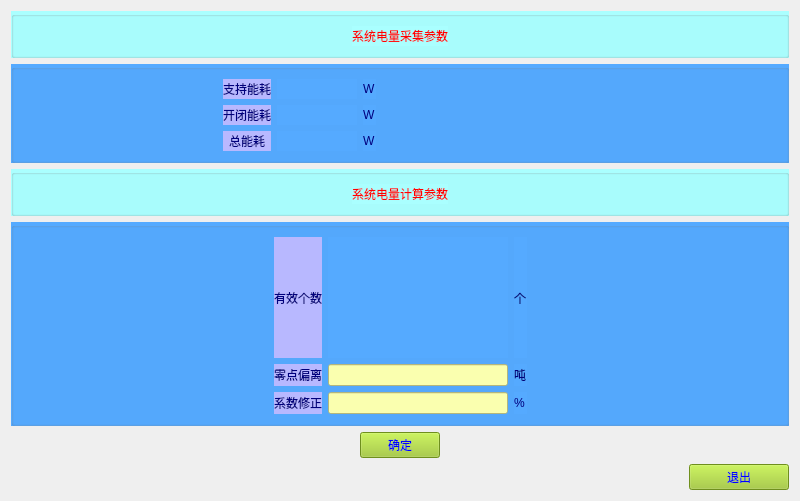
<?xml version="1.0" encoding="UTF-8"?>
<ui version="4.0">
 <class>System_electric</class>
 <widget class="QWidget" name="System_electric">
  <property name="geometry">
   <rect>
    <x>0</x>
    <y>0</y>
    <width>800</width>
    <height>501</height>
   </rect>
  </property>
  <property name="windowTitle">
   <string>Form</string>
  </property>
  <layout class="QGridLayout" name="gridLayout_2">
   <item row="0" column="0">
    <widget class="QGroupBox" name="groupBox_4">
     <property name="maximumSize">
      <size>
       <width>16777215</width>
       <height>60</height>
      </size>
     </property>
     <property name="styleSheet">
      <string notr="true">background-color: rgb(170, 255, 255);
border-color: rgb(85, 170, 255);
color: rgb(0, 0, 127);</string>
     </property>
     <layout class="QHBoxLayout" name="horizontalLayout_3">
      <item>
       <spacer name="horizontalSpacer_3">
        <property name="orientation">
         <enum>Qt::Horizontal</enum>
        </property>
        <property name="sizeHint" stdset="0">
         <size>
          <width>200</width>
          <height>20</height>
         </size>
        </property>
       </spacer>
      </item>
      <item>
       <widget class="QLabel" name="label_41">
        <property name="styleSheet">
         <string notr="true">font: 75 26pt &quot;黑体&quot;;
border-color: rgb(170, 255, 255);
color: rgb(255, 0, 0);</string>
        </property>
        <property name="text">
         <string>系统电量采集参数</string>
        </property>
       </widget>
      </item>
      <item>
       <spacer name="horizontalSpacer_7">
        <property name="orientation">
         <enum>Qt::Horizontal</enum>
        </property>
        <property name="sizeHint" stdset="0">
         <size>
          <width>188</width>
          <height>20</height>
         </size>
        </property>
       </spacer>
      </item>
     </layout>
    </widget>
   </item>
   <item row="1" column="0">
    <widget class="QGroupBox" name="groupBox">
     <property name="sizePolicy">
      <sizepolicy hsizetype="Preferred" vsizetype="Maximum">
       <horstretch>0</horstretch>
       <verstretch>0</verstretch>
      </sizepolicy>
     </property>
     <property name="maximumSize">
      <size>
       <width>16777215</width>
       <height>140</height>
      </size>
     </property>
     <property name="styleSheet">
      <string notr="true">background-color: rgb(85, 170, 255);
border-color: rgb(85, 170, 255);
color: rgb(0, 0, 127);</string>
     </property>
     <layout class="QGridLayout" name="gridLayout">
      <item row="0" column="0">
       <spacer name="horizontalSpacer_9">
        <property name="orientation">
         <enum>Qt::Horizontal</enum>
        </property>
        <property name="sizeHint" stdset="0">
         <size>
          <width>53</width>
          <height>20</height>
         </size>
        </property>
       </spacer>
      </item>
      <item row="0" column="1">
       <widget class="QLabel" name="label_12">
        <property name="styleSheet">
         <string notr="true">font: 75 20pt &quot;黑体&quot;;
color: rgb(0, 0, 125);
background-color: rgb(184, 184, 255);</string>
        </property>
        <property name="text">
         <string>支持能耗</string>
        </property>
       </widget>
      </item>
      <item row="0" column="2">
       <widget class="QLabel" name="SupportEnergyLab">
        <property name="minimumSize">
         <size>
          <width>80</width>
          <height>0</height>
         </size>
        </property>
        <property name="styleSheet">
         <string notr="true">font: 75 20pt &quot;黑体&quot;;
color: rgb(0, 0, 125);</string>
        </property>
        <property name="text">
         <string/>
        </property>
       </widget>
      </item>
      <item row="0" column="3">
       <widget class="QLabel" name="label_13">
        <property name="styleSheet">
         <string notr="true">font: 75 20pt &quot;黑体&quot;;
color: rgb(0, 0, 125);</string>
        </property>
        <property name="text">
         <string>W</string>
        </property>
       </widget>
      </item>
      <item row="0" column="4">
       <spacer name="horizontalSpacer">
        <property name="orientation">
         <enum>Qt::Horizontal</enum>
        </property>
        <property name="sizeHint" stdset="0">
         <size>
          <width>54</width>
          <height>20</height>
         </size>
        </property>
       </spacer>
      </item>
      <item row="0" column="5">
       <spacer name="horizontalSpacer_10">
        <property name="orientation">
         <enum>Qt::Horizontal</enum>
        </property>
        <property name="sizeHint" stdset="0">
         <size>
          <width>53</width>
          <height>20</height>
         </size>
        </property>
       </spacer>
      </item>
      <item row="1" column="0">
       <spacer name="horizontalSpacer_11">
        <property name="orientation">
         <enum>Qt::Horizontal</enum>
        </property>
        <property name="sizeHint" stdset="0">
         <size>
          <width>53</width>
          <height>20</height>
         </size>
        </property>
       </spacer>
      </item>
      <item row="1" column="1">
       <widget class="QLabel" name="label_15">
        <property name="styleSheet">
         <string notr="true">font: 75 20pt &quot;黑体&quot;;
color: rgb(0, 0, 125);
background-color: rgb(184, 184, 255);</string>
        </property>
        <property name="text">
         <string>开闭能耗</string>
        </property>
       </widget>
      </item>
      <item row="1" column="2">
       <widget class="QLabel" name="OnOffEnergyLab">
        <property name="minimumSize">
         <size>
          <width>80</width>
          <height>0</height>
         </size>
        </property>
        <property name="styleSheet">
         <string notr="true">font: 75 20pt &quot;黑体&quot;;
color: rgb(0, 0, 125);</string>
        </property>
        <property name="text">
         <string/>
        </property>
       </widget>
      </item>
      <item row="1" column="3">
       <widget class="QLabel" name="label_16">
        <property name="styleSheet">
         <string notr="true">font: 75 20pt &quot;黑体&quot;;
color: rgb(0, 0, 125);</string>
        </property>
        <property name="text">
         <string>W</string>
        </property>
       </widget>
      </item>
      <item row="1" column="4">
       <spacer name="horizontalSpacer_17">
        <property name="orientation">
         <enum>Qt::Horizontal</enum>
        </property>
        <property name="sizeHint" stdset="0">
         <size>
          <width>40</width>
          <height>20</height>
         </size>
        </property>
       </spacer>
      </item>
      <item row="2" column="0">
       <spacer name="horizontalSpacer_12">
        <property name="orientation">
         <enum>Qt::Horizontal</enum>
        </property>
        <property name="sizeHint" stdset="0">
         <size>
          <width>53</width>
          <height>20</height>
         </size>
        </property>
       </spacer>
      </item>
      <item row="2" column="1">
       <widget class="QLabel" name="label_29">
        <property name="styleSheet">
         <string notr="true">font: 75 20pt &quot;黑体&quot;;
color: rgb(0, 0, 125);
background-color: rgb(184, 184, 255);</string>
        </property>
        <property name="text">
         <string>总能耗</string>
        </property>
        <property name="alignment">
         <set>Qt::AlignCenter</set>
        </property>
       </widget>
      </item>
      <item row="2" column="2">
       <widget class="QLabel" name="SumEnergyLab">
        <property name="minimumSize">
         <size>
          <width>80</width>
          <height>0</height>
         </size>
        </property>
        <property name="styleSheet">
         <string notr="true">font: 75 20pt &quot;黑体&quot;;
color: rgb(0, 0, 125);</string>
        </property>
        <property name="text">
         <string/>
        </property>
       </widget>
      </item>
      <item row="2" column="3">
       <widget class="QLabel" name="label_30">
        <property name="styleSheet">
         <string notr="true">font: 75 20pt &quot;黑体&quot;;
color: rgb(0, 0, 125);</string>
        </property>
        <property name="text">
         <string>W</string>
        </property>
       </widget>
      </item>
      <item row="2" column="4">
       <spacer name="horizontalSpacer_19">
        <property name="orientation">
         <enum>Qt::Horizontal</enum>
        </property>
        <property name="sizeHint" stdset="0">
         <size>
          <width>173</width>
          <height>20</height>
         </size>
        </property>
       </spacer>
      </item>
     </layout>
    </widget>
   </item>
   <item row="2" column="0">
    <widget class="QGroupBox" name="groupBox_6">
     <property name="styleSheet">
      <string notr="true">background-color: rgb(170, 255, 255);
border-color: rgb(85, 170, 255);
color: rgb(0, 0, 127);</string>
     </property>
     <layout class="QHBoxLayout" name="horizontalLayout_5">
      <item>
       <spacer name="horizontalSpacer_4">
        <property name="orientation">
         <enum>Qt::Horizontal</enum>
        </property>
        <property name="sizeHint" stdset="0">
         <size>
          <width>200</width>
          <height>20</height>
         </size>
        </property>
       </spacer>
      </item>
      <item>
       <widget class="QLabel" name="label_52">
        <property name="styleSheet">
         <string notr="true">font: 75 26pt &quot;黑体&quot;;
border-color: rgb(170, 255, 255);
color: rgb(255, 0, 0);</string>
        </property>
        <property name="text">
         <string>系统电量计算参数</string>
        </property>
       </widget>
      </item>
      <item>
       <spacer name="horizontalSpacer_8">
        <property name="orientation">
         <enum>Qt::Horizontal</enum>
        </property>
        <property name="sizeHint" stdset="0">
         <size>
          <width>188</width>
          <height>20</height>
         </size>
        </property>
       </spacer>
      </item>
     </layout>
    </widget>
   </item>
   <item row="3" column="0">
    <widget class="QGroupBox" name="groupBox_5">
     <property name="sizePolicy">
      <sizepolicy hsizetype="Preferred" vsizetype="Expanding">
       <horstretch>0</horstretch>
       <verstretch>0</verstretch>
      </sizepolicy>
     </property>
     <property name="styleSheet">
      <string notr="true">background-color: rgb(85, 170, 255);
border-color: rgb(85, 170, 255);
color: rgb(0, 0, 127);</string>
     </property>
     <layout class="QGridLayout" name="gridLayout_6">
      <item row="0" column="0">
       <spacer name="horizontalSpacer_2">
        <property name="orientation">
         <enum>Qt::Horizontal</enum>
        </property>
        <property name="sizeHint" stdset="0">
         <size>
          <width>178</width>
          <height>20</height>
         </size>
        </property>
       </spacer>
      </item>
      <item row="0" column="1">
       <widget class="QLabel" name="label_45">
        <property name="styleSheet">
         <string notr="true">font: 75 20pt &quot;黑体&quot;;
color: rgb(0, 0, 125);
background-color: rgb(184, 184, 255);</string>
        </property>
        <property name="text">
         <string>有效个数</string>
        </property>
       </widget>
      </item>
      <item row="0" column="2">
       <widget class="QLabel" name="EffectiveNumLab">
        <property name="sizePolicy">
         <sizepolicy hsizetype="Fixed" vsizetype="Preferred">
          <horstretch>0</horstretch>
          <verstretch>0</verstretch>
         </sizepolicy>
        </property>
        <property name="minimumSize">
         <size>
          <width>180</width>
          <height>0</height>
         </size>
        </property>
        <property name="maximumSize">
         <size>
          <width>180</width>
          <height>16777215</height>
         </size>
        </property>
        <property name="styleSheet">
         <string notr="true">color: rgb(0, 0, 125);
border-color: rgb(255, 255, 255);
font: 75 20pt &quot;黑体&quot;;</string>
        </property>
        <property name="text">
         <string/>
        </property>
       </widget>
      </item>
      <item row="0" column="3">
       <widget class="QLabel" name="label_46">
        <property name="styleSheet">
         <string notr="true">color: rgb(0, 0, 125);
font: 75 20pt &quot;黑体&quot;;</string>
        </property>
        <property name="text">
         <string>个</string>
        </property>
       </widget>
      </item>
      <item row="0" column="4">
       <spacer name="horizontalSpacer_15">
        <property name="orientation">
         <enum>Qt::Horizontal</enum>
        </property>
        <property name="sizeHint" stdset="0">
         <size>
          <width>178</width>
          <height>20</height>
         </size>
        </property>
       </spacer>
      </item>
      <item row="1" column="0">
       <spacer name="horizontalSpacer_13">
        <property name="orientation">
         <enum>Qt::Horizontal</enum>
        </property>
        <property name="sizeHint" stdset="0">
         <size>
          <width>178</width>
          <height>20</height>
         </size>
        </property>
       </spacer>
      </item>
      <item row="1" column="1">
       <widget class="QLabel" name="label_47">
        <property name="styleSheet">
         <string notr="true">font: 75 20pt &quot;黑体&quot;;
color: rgb(0, 0, 125);
background-color: rgb(184, 184, 255);</string>
        </property>
        <property name="text">
         <string>零点偏离</string>
        </property>
       </widget>
      </item>
      <item row="1" column="2">
       <widget class="QLineEdit" name="ZeroPoint">
        <property name="maximumSize">
         <size>
          <width>180</width>
          <height>16777215</height>
         </size>
        </property>
        <property name="styleSheet">
         <string notr="true">color: rgb(0, 0, 125);
background-color: rgb(250, 255, 175);
font: 75 20pt &quot;黑体&quot;;</string>
        </property>
       </widget>
      </item>
      <item row="1" column="3">
       <widget class="QLabel" name="label_49">
        <property name="styleSheet">
         <string notr="true">color: rgb(0, 0, 125);
font: 75 20pt &quot;黑体&quot;;</string>
        </property>
        <property name="text">
         <string>吨</string>
        </property>
       </widget>
      </item>
      <item row="1" column="4">
       <spacer name="horizontalSpacer_16">
        <property name="orientation">
         <enum>Qt::Horizontal</enum>
        </property>
        <property name="sizeHint" stdset="0">
         <size>
          <width>178</width>
          <height>20</height>
         </size>
        </property>
       </spacer>
      </item>
      <item row="2" column="0">
       <spacer name="horizontalSpacer_14">
        <property name="orientation">
         <enum>Qt::Horizontal</enum>
        </property>
        <property name="sizeHint" stdset="0">
         <size>
          <width>178</width>
          <height>20</height>
         </size>
        </property>
       </spacer>
      </item>
      <item row="2" column="1">
       <widget class="QLabel" name="label_50">
        <property name="styleSheet">
         <string notr="true">font: 75 20pt &quot;黑体&quot;;
color: rgb(0, 0, 125);
background-color: rgb(184, 184, 255);</string>
        </property>
        <property name="text">
         <string>系数修正</string>
        </property>
       </widget>
      </item>
      <item row="2" column="2">
       <widget class="QLineEdit" name="CoefficientModify">
        <property name="maximumSize">
         <size>
          <width>180</width>
          <height>16777215</height>
         </size>
        </property>
        <property name="styleSheet">
         <string notr="true">color: rgb(0, 0, 125);
background-color: rgb(250, 255, 175);
font: 75 20pt &quot;黑体&quot;;</string>
        </property>
       </widget>
      </item>
      <item row="2" column="3">
       <widget class="QLabel" name="label_51">
        <property name="styleSheet">
         <string notr="true">color: rgb(0, 0, 125);
font: 75 20pt &quot;黑体&quot;;</string>
        </property>
        <property name="text">
         <string>%</string>
        </property>
       </widget>
      </item>
      <item row="2" column="4">
       <spacer name="horizontalSpacer_18">
        <property name="orientation">
         <enum>Qt::Horizontal</enum>
        </property>
        <property name="sizeHint" stdset="0">
         <size>
          <width>178</width>
          <height>20</height>
         </size>
        </property>
       </spacer>
      </item>
     </layout>
    </widget>
   </item>
   <item row="4" column="0">
    <layout class="QHBoxLayout" name="horizontalLayout_6">
     <item>
      <spacer name="horizontalSpacer_20">
       <property name="orientation">
        <enum>Qt::Horizontal</enum>
       </property>
       <property name="sizeHint" stdset="0">
        <size>
         <width>200</width>
         <height>20</height>
        </size>
       </property>
      </spacer>
     </item>
     <item>
      <widget class="QPushButton" name="sureBtn">
       <property name="sizePolicy">
        <sizepolicy hsizetype="MinimumExpanding" vsizetype="Fixed">
         <horstretch>0</horstretch>
         <verstretch>0</verstretch>
        </sizepolicy>
       </property>
       <property name="minimumSize">
        <size>
         <width>60</width>
         <height>0</height>
        </size>
       </property>
       <property name="maximumSize">
        <size>
         <width>80</width>
         <height>16777215</height>
        </size>
       </property>
       <property name="styleSheet">
        <string notr="true">font: 75 22pt &quot;黑体&quot;;
color: rgb(0, 0, 255);
background-color: rgb(155, 200, 40);</string>
       </property>
       <property name="text">
        <string>确定</string>
       </property>
      </widget>
     </item>
     <item>
      <spacer name="horizontalSpacer_21">
       <property name="orientation">
        <enum>Qt::Horizontal</enum>
       </property>
       <property name="sizeHint" stdset="0">
        <size>
         <width>200</width>
         <height>20</height>
        </size>
       </property>
      </spacer>
     </item>
    </layout>
   </item>
   <item row="5" column="0">
    <layout class="QHBoxLayout" name="horizontalLayout_4">
     <item>
      <spacer name="horizontalSpacer_5">
       <property name="orientation">
        <enum>Qt::Horizontal</enum>
       </property>
       <property name="sizeHint" stdset="0">
        <size>
         <width>200</width>
         <height>20</height>
        </size>
       </property>
      </spacer>
     </item>
     <item>
      <spacer name="horizontalSpacer_6">
       <property name="orientation">
        <enum>Qt::Horizontal</enum>
       </property>
       <property name="sizeHint" stdset="0">
        <size>
         <width>200</width>
         <height>20</height>
        </size>
       </property>
      </spacer>
     </item>
     <item>
      <widget class="QPushButton" name="BackToWorkBtn">
       <property name="sizePolicy">
        <sizepolicy hsizetype="MinimumExpanding" vsizetype="Fixed">
         <horstretch>0</horstretch>
         <verstretch>0</verstretch>
        </sizepolicy>
       </property>
       <property name="minimumSize">
        <size>
         <width>60</width>
         <height>0</height>
        </size>
       </property>
       <property name="maximumSize">
        <size>
         <width>100</width>
         <height>80</height>
        </size>
       </property>
       <property name="styleSheet">
        <string notr="true">font: 75 22pt &quot;黑体&quot;;
color: rgb(0, 0, 255);
background-color: rgb(155, 200, 40);</string>
       </property>
       <property name="text">
        <string>退出</string>
       </property>
      </widget>
     </item>
    </layout>
   </item>
  </layout>
 </widget>
 <resources/>
 <connections/>
</ui>
